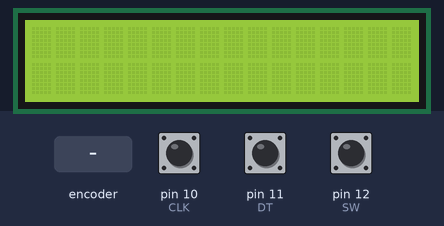
This sketch was run on a simulated Arduino Uno, built with avr-gcc and run on an emulated ATmega328P. Parts: 16×2 character LCD. The test bench sets the inputs (shaded band); at power-on: pin 12 (SW) HIGH, pin 10 (CLK) HIGH, pin 11 (DT) HIGH. What the sketch prints to the serial monitor is not drawn.

Above: at 1.2 s.
1.3 s: rotary encoder on pin 10 (CLK) / pin 11 (DT) turned 3 steps (first pin leading)
At 2.9 s:
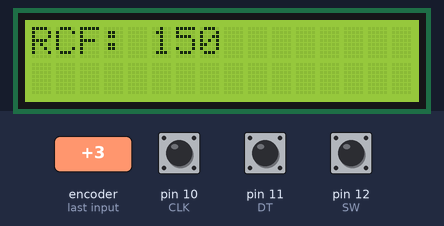
3.4 s: pin 12 (SW) pulled LOW for 0.15 s
5.0 s: pin 12 (SW) pulled LOW for 1 s
At 7.1 s:
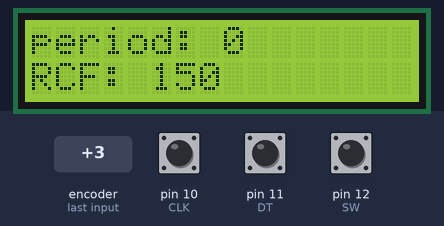
11.5 s: pin 12 (SW) pulled LOW for 0.15 s
At 12.9 s:
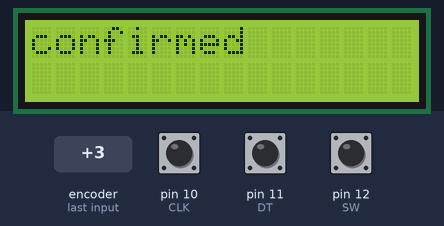
Timing chart, 0 to 14.5 s (numbered marks = the images above; inputs shaded):
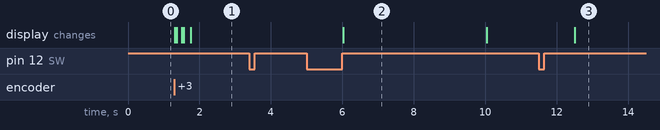

Measured:
- after the input at 1.3 s, the display: first changes at once (image 1 shows a later state)
- after the input at 3.4 s, every drawn part: stays the same
- after the input at 5.0 s, the display: changes after 1.0 s (image 2)
- after the input at 11.5 s, the display: changes after 1.0 s (image 3)
- what the display in image 2 shows lasts 4.0 s, from 6.0 s to 10.0 s

The sketch:

InputAndScreen.ino
```cpp
// libary inclusion
#include <Wire.h>
#include <LiquidCrystal_I2C.h>

#define CLK 10     // Pin for the encoder CLK (A)
#define DT 11      // Pin for the encoder DT (B)
#define SW 12      // Pin for the encoder SW (Button)

LiquidCrystal_I2C lcd(0x27, 16, 2);
int lastStateCLK;  // To store the previous state of CLK
int currentStateCLK; // To store the current state of CLK
int buttonState;   // To store the state of the button
int lastButtonState = HIGH; // Last state of the button (HIGH by default if not pressed)
int increment = 25;
int RCF = 0;
int period = 0;
int CountState = 1;
int increment2 = 1;
void setup()
 {
  // Set encoder pins as inputs
  pinMode(CLK, INPUT);
  pinMode(DT, INPUT);
  pinMode(SW, INPUT_PULLUP); // Use the internal pull-up resistor for the button
  lcd.init();  // Use lcd.init() instead of lcd.begin()
  lcd.backlight();  // Turn on the backlight
  // Read the initial state of CLK
  lastStateCLK = digitalRead(CLK);

  // Initialize the serial monitor
  Serial.begin(9600);
}

void loop() {
  // Read the current state of CLK
  currentStateCLK = digitalRead(CLK);

  // If the previous and the current state of CLK are different, that means the encoder is rotating
  if (currentStateCLK != lastStateCLK && CountState == 1)  {
    // If the DT state is different than the CLK state, then the encoder is rotating clockwise
    if (digitalRead(DT) != currentStateCLK) {
      RCF = RCF + increment;
    } else {
      RCF = RCF - increment;
    }

    // Print the counter value
    lcd.clear();
    lcd.setCursor(0, 0);
    lcd.print("RCF:");
    lcd.setCursor(5, 0);
    lcd.print(RCF);


    //Serial.print("RCF: ");
    //Serial.println(RCF);
  }
if (currentStateCLK != lastStateCLK && CountState == 2)  {
    // If the DT state is different than the CLK state, then the encoder is rotating clockwise
    if (digitalRead(DT) != currentStateCLK) {
      period = period + increment2;
    } else {
      period = period - increment2;
    }

    // Print the counter value
    lcd.clear();
    lcd.setCursor(0, 0);
    lcd.print("period:");
    lcd.setCursor(8, 0);
    lcd.print(period);
    //Serial.print("Period(minutes): ");
    //Serial.println(period);
  }
  if (CountState ==3){
    // Serial.print("Desired RCF: ");
    // Serial.println(RCF);
    // Serial.print("desired period of time: ");
    // Serial.println(period);
    lcd.clear();
    lcd.setCursor(0, 0);
    lcd.print("period:");
    lcd.setCursor(8, 0);
    lcd.print(period);
    lcd.setCursor(0, 1);
    lcd.print("RCF:");
    lcd.setCursor(5, 1);
    lcd.print(RCF);
    delay(4000);
    // Serial.println();
    // Serial.println("press button again to confirm");
    lcd.clear();
    lcd.setCursor(0, 0);
    lcd.print("press button");
    lcd.setCursor(0, 1);
    lcd.print("to confirm");
    CountState = CountState +1;
    delay(1000);
  }
  if (CountState == 5){
    //Serial.println("confirmed");
    lcd.clear();
    lcd.setCursor(0, 0);
    lcd.print("confirmed");
    CountState = CountState + 1;
  }
  // Update lastStateCLK with the current state
  lastStateCLK = currentStateCLK;

  // Read the button state
  buttonState = digitalRead(SW);

  // If the button was pressed (goes from HIGH to LOW)
  if (buttonState == LOW && lastButtonState == HIGH && CountState <6) {
    Serial.println("Button pressed!");
    CountState = CountState +1;
    delay(1000);
    // Perform any action you want when the button is pressed
  }

  // Update the last button state
  lastButtonState = buttonState;
}
```
